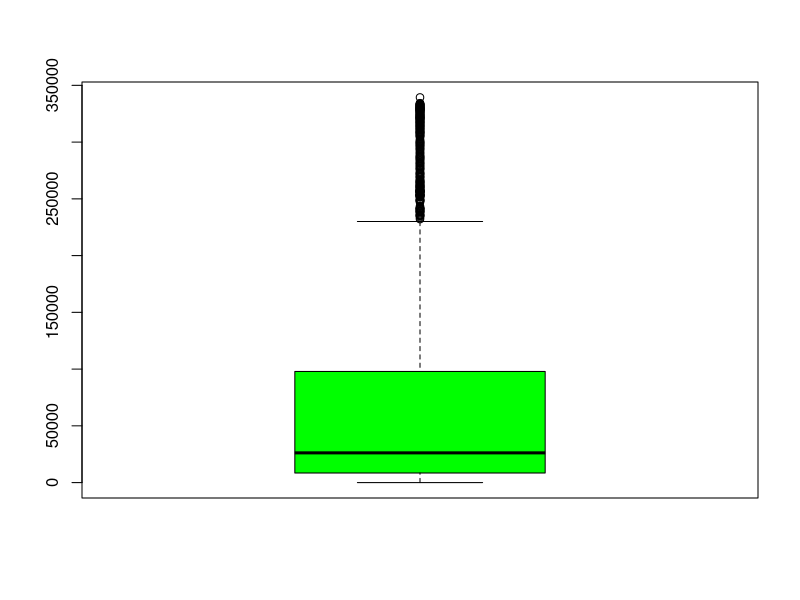

Here is the R script that generated this plot:
cases =  read.csv("data.csv",header = TRUE,sep = ",",
                  colClasses = c("NULL","NULL","NULL","NULL"
                                 ,"NULL","NULL","NULL","numeric",
                                 "NULL","NULL","NULL","NULL"))
recover_cases = c(0)
for (a in cases[1])
{
  recover_cases =  append(recover_cases,a)
}

options(scipen=10000)

jpeg(file="E:/Prob Project/public/images/recoveredCasesBoxPlot.jpeg",
    width=600, height=350)
boxplot(recover_cases, col="green")
dev.off()